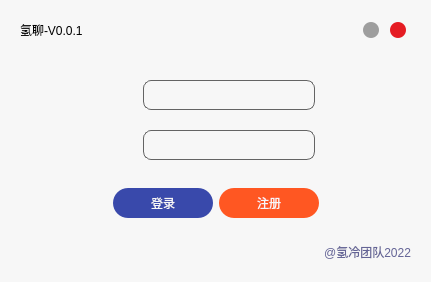
<?xml version="1.0" encoding="UTF-8"?>
<ui version="4.0">
 <class>Login</class>
 <widget class="QDialog" name="Login">
  <property name="geometry">
   <rect>
    <x>0</x>
    <y>0</y>
    <width>431</width>
    <height>282</height>
   </rect>
  </property>
  <property name="windowTitle">
   <string>Dialog</string>
  </property>
  <property name="styleSheet">
   <string notr="true">background:rgb(247,247,247);
border-radius:15px;
border:rgb(247,247,247);

</string>
  </property>
  <layout class="QGridLayout" name="gridLayout">
   <item row="0" column="0">
    <widget class="QFrame" name="frame">
     <property name="frameShape">
      <enum>QFrame::StyledPanel</enum>
     </property>
     <property name="frameShadow">
      <enum>QFrame::Raised</enum>
     </property>
     <layout class="QVBoxLayout" name="verticalLayout">
      <property name="spacing">
       <number>0</number>
      </property>
      <property name="leftMargin">
       <number>0</number>
      </property>
      <property name="topMargin">
       <number>0</number>
      </property>
      <property name="rightMargin">
       <number>0</number>
      </property>
      <property name="bottomMargin">
       <number>0</number>
      </property>
      <item>
       <widget class="QFrame" name="frame_2">
        <property name="sizePolicy">
         <sizepolicy hsizetype="Preferred" vsizetype="Maximum">
          <horstretch>0</horstretch>
          <verstretch>0</verstretch>
         </sizepolicy>
        </property>
        <property name="frameShape">
         <enum>QFrame::StyledPanel</enum>
        </property>
        <property name="frameShadow">
         <enum>QFrame::Raised</enum>
        </property>
        <layout class="QHBoxLayout" name="horizontalLayout">
         <item>
          <widget class="QLabel" name="label_5">
           <property name="text">
            <string>氢聊-V0.0.1</string>
           </property>
          </widget>
         </item>
         <item>
          <spacer name="horizontalSpacer">
           <property name="orientation">
            <enum>Qt::Horizontal</enum>
           </property>
           <property name="sizeHint" stdset="0">
            <size>
             <width>40</width>
             <height>16</height>
            </size>
           </property>
          </spacer>
         </item>
         <item>
          <widget class="QPushButton" name="pushButton_2">
           <property name="sizePolicy">
            <sizepolicy hsizetype="Fixed" vsizetype="Fixed">
             <horstretch>0</horstretch>
             <verstretch>0</verstretch>
            </sizepolicy>
           </property>
           <property name="maximumSize">
            <size>
             <width>16</width>
             <height>16</height>
            </size>
           </property>
           <property name="styleSheet">
            <string notr="true">QPushButton{
	background:#9e9e9e;
	border-radius:8px;
}

QPushButton:hover{
	background:#616161;
}

QPushButton:pressed{
	background:#616161;
}</string>
           </property>
           <property name="text">
            <string/>
           </property>
          </widget>
         </item>
         <item>
          <spacer name="horizontalSpacer_2">
           <property name="orientation">
            <enum>Qt::Horizontal</enum>
           </property>
           <property name="sizeType">
            <enum>QSizePolicy::Maximum</enum>
           </property>
           <property name="sizeHint" stdset="0">
            <size>
             <width>5</width>
             <height>20</height>
            </size>
           </property>
          </spacer>
         </item>
         <item>
          <widget class="QPushButton" name="pushButton">
           <property name="sizePolicy">
            <sizepolicy hsizetype="Fixed" vsizetype="Fixed">
             <horstretch>0</horstretch>
             <verstretch>0</verstretch>
            </sizepolicy>
           </property>
           <property name="maximumSize">
            <size>
             <width>16</width>
             <height>16</height>
            </size>
           </property>
           <property name="styleSheet">
            <string notr="true">QPushButton{
	background:#e51c23;
	border-radius:8px;
}

QPushButton:hover{
	background:#b0120a;
}

QPushButton:pressed{
	background:#b0120a;
}</string>
           </property>
           <property name="text">
            <string/>
           </property>
          </widget>
         </item>
         <item>
          <spacer name="horizontalSpacer_3">
           <property name="orientation">
            <enum>Qt::Horizontal</enum>
           </property>
           <property name="sizeType">
            <enum>QSizePolicy::Maximum</enum>
           </property>
           <property name="sizeHint" stdset="0">
            <size>
             <width>5</width>
             <height>20</height>
            </size>
           </property>
          </spacer>
         </item>
        </layout>
       </widget>
      </item>
      <item>
       <widget class="QFrame" name="frame_3">
        <property name="frameShape">
         <enum>QFrame::StyledPanel</enum>
        </property>
        <property name="frameShadow">
         <enum>QFrame::Raised</enum>
        </property>
        <layout class="QGridLayout" name="gridLayout_3">
         <item row="0" column="2">
          <spacer name="horizontalSpacer_9">
           <property name="orientation">
            <enum>Qt::Horizontal</enum>
           </property>
           <property name="sizeHint" stdset="0">
            <size>
             <width>71</width>
             <height>20</height>
            </size>
           </property>
          </spacer>
         </item>
         <item row="0" column="0">
          <spacer name="horizontalSpacer_8">
           <property name="orientation">
            <enum>Qt::Horizontal</enum>
           </property>
           <property name="sizeHint" stdset="0">
            <size>
             <width>72</width>
             <height>20</height>
            </size>
           </property>
          </spacer>
         </item>
         <item row="0" column="1">
          <widget class="QFrame" name="frame_4">
           <property name="frameShape">
            <enum>QFrame::StyledPanel</enum>
           </property>
           <property name="frameShadow">
            <enum>QFrame::Raised</enum>
           </property>
           <layout class="QVBoxLayout" name="verticalLayout_2">
            <item>
             <widget class="QFrame" name="frame_6">
              <property name="frameShape">
               <enum>QFrame::StyledPanel</enum>
              </property>
              <property name="frameShadow">
               <enum>QFrame::Raised</enum>
              </property>
              <layout class="QGridLayout" name="gridLayout_2">
               <item row="2" column="1">
                <widget class="QLabel" name="label_2">
                 <property name="sizePolicy">
                  <sizepolicy hsizetype="Fixed" vsizetype="Fixed">
                   <horstretch>0</horstretch>
                   <verstretch>0</verstretch>
                  </sizepolicy>
                 </property>
                 <property name="minimumSize">
                  <size>
                   <width>30</width>
                   <height>30</height>
                  </size>
                 </property>
                 <property name="maximumSize">
                  <size>
                   <width>30</width>
                   <height>30</height>
                  </size>
                 </property>
                 <property name="text">
                  <string/>
                 </property>
                 <property name="pixmap">
                  <pixmap resource="../../QingLiaoClient.qrc">:/Login/img/password.png</pixmap>
                 </property>
                 <property name="scaledContents">
                  <bool>true</bool>
                 </property>
                </widget>
               </item>
               <item row="0" column="1">
                <widget class="QLabel" name="label">
                 <property name="sizePolicy">
                  <sizepolicy hsizetype="Fixed" vsizetype="Fixed">
                   <horstretch>0</horstretch>
                   <verstretch>0</verstretch>
                  </sizepolicy>
                 </property>
                 <property name="minimumSize">
                  <size>
                   <width>30</width>
                   <height>30</height>
                  </size>
                 </property>
                 <property name="maximumSize">
                  <size>
                   <width>30</width>
                   <height>30</height>
                  </size>
                 </property>
                 <property name="text">
                  <string/>
                 </property>
                 <property name="pixmap">
                  <pixmap resource="../../QingLiaoClient.qrc">:/Login/img/user.png</pixmap>
                 </property>
                 <property name="scaledContents">
                  <bool>true</bool>
                 </property>
                </widget>
               </item>
               <item row="2" column="2">
                <widget class="QLineEdit" name="lineEdit_2">
                 <property name="sizePolicy">
                  <sizepolicy hsizetype="Expanding" vsizetype="Fixed">
                   <horstretch>0</horstretch>
                   <verstretch>0</verstretch>
                  </sizepolicy>
                 </property>
                 <property name="maximumSize">
                  <size>
                   <width>16777215</width>
                   <height>30</height>
                  </size>
                 </property>
                 <property name="styleSheet">
                  <string notr="true">border:1px solid rgb(100,100,100);
border-radius:8px;
</string>
                 </property>
                 <property name="frame">
                  <bool>true</bool>
                 </property>
                 <property name="echoMode">
                  <enum>QLineEdit::Password</enum>
                 </property>
                 <property name="alignment">
                  <set>Qt::AlignCenter</set>
                 </property>
                </widget>
               </item>
               <item row="0" column="3">
                <spacer name="horizontalSpacer_7">
                 <property name="orientation">
                  <enum>Qt::Horizontal</enum>
                 </property>
                 <property name="sizeType">
                  <enum>QSizePolicy::Fixed</enum>
                 </property>
                 <property name="sizeHint" stdset="0">
                  <size>
                   <width>30</width>
                   <height>20</height>
                  </size>
                 </property>
                </spacer>
               </item>
               <item row="1" column="2">
                <spacer name="verticalSpacer">
                 <property name="orientation">
                  <enum>Qt::Vertical</enum>
                 </property>
                 <property name="sizeType">
                  <enum>QSizePolicy::Fixed</enum>
                 </property>
                 <property name="sizeHint" stdset="0">
                  <size>
                   <width>20</width>
                   <height>10</height>
                  </size>
                 </property>
                </spacer>
               </item>
               <item row="0" column="2">
                <widget class="QLineEdit" name="lineEdit">
                 <property name="sizePolicy">
                  <sizepolicy hsizetype="Expanding" vsizetype="Fixed">
                   <horstretch>0</horstretch>
                   <verstretch>0</verstretch>
                  </sizepolicy>
                 </property>
                 <property name="maximumSize">
                  <size>
                   <width>16777215</width>
                   <height>30</height>
                  </size>
                 </property>
                 <property name="styleSheet">
                  <string notr="true">border:1px solid rgb(100,100,100);
border-radius:8px;
</string>
                 </property>
                 <property name="frame">
                  <bool>true</bool>
                 </property>
                 <property name="alignment">
                  <set>Qt::AlignCenter</set>
                 </property>
                </widget>
               </item>
               <item row="0" column="0">
                <spacer name="horizontalSpacer_6">
                 <property name="orientation">
                  <enum>Qt::Horizontal</enum>
                 </property>
                 <property name="sizeType">
                  <enum>QSizePolicy::Maximum</enum>
                 </property>
                 <property name="sizeHint" stdset="0">
                  <size>
                   <width>20</width>
                   <height>20</height>
                  </size>
                 </property>
                </spacer>
               </item>
              </layout>
             </widget>
            </item>
            <item>
             <widget class="QFrame" name="frame_5">
              <property name="sizePolicy">
               <sizepolicy hsizetype="Preferred" vsizetype="Maximum">
                <horstretch>0</horstretch>
                <verstretch>0</verstretch>
               </sizepolicy>
              </property>
              <property name="frameShape">
               <enum>QFrame::StyledPanel</enum>
              </property>
              <property name="frameShadow">
               <enum>QFrame::Raised</enum>
              </property>
              <layout class="QHBoxLayout" name="horizontalLayout_2">
               <item>
                <spacer name="horizontalSpacer_4">
                 <property name="orientation">
                  <enum>Qt::Horizontal</enum>
                 </property>
                 <property name="sizeHint" stdset="0">
                  <size>
                   <width>40</width>
                   <height>20</height>
                  </size>
                 </property>
                </spacer>
               </item>
               <item>
                <widget class="QPushButton" name="pushButton_3">
                 <property name="sizePolicy">
                  <sizepolicy hsizetype="Minimum" vsizetype="Maximum">
                   <horstretch>0</horstretch>
                   <verstretch>0</verstretch>
                  </sizepolicy>
                 </property>
                 <property name="minimumSize">
                  <size>
                   <width>100</width>
                   <height>30</height>
                  </size>
                 </property>
                 <property name="maximumSize">
                  <size>
                   <width>16777215</width>
                   <height>30</height>
                  </size>
                 </property>
                 <property name="styleSheet">
                  <string notr="true">QPushButton{
	background:#3949ab;
	border-radius:15px;
	color:rgb(247,247,247);
}

QPushButton:hover{
	background:#283593;
}

QPushButton:pressed{
	background:#283593;
}</string>
                 </property>
                 <property name="text">
                  <string>登录</string>
                 </property>
                </widget>
               </item>
               <item>
                <widget class="QPushButton" name="pushButton_4">
                 <property name="sizePolicy">
                  <sizepolicy hsizetype="Minimum" vsizetype="Maximum">
                   <horstretch>0</horstretch>
                   <verstretch>0</verstretch>
                  </sizepolicy>
                 </property>
                 <property name="minimumSize">
                  <size>
                   <width>100</width>
                   <height>30</height>
                  </size>
                 </property>
                 <property name="maximumSize">
                  <size>
                   <width>16777215</width>
                   <height>30</height>
                  </size>
                 </property>
                 <property name="styleSheet">
                  <string notr="true">QPushButton{
	background:#ff5722;
	border-radius:15px;
	color:rgb(247,247,247);
}

QPushButton:hover{
	background:#d84315;
}

QPushButton:pressed{
	background:#d84315;
}</string>
                 </property>
                 <property name="text">
                  <string>注册</string>
                 </property>
                </widget>
               </item>
               <item>
                <spacer name="horizontalSpacer_5">
                 <property name="orientation">
                  <enum>Qt::Horizontal</enum>
                 </property>
                 <property name="sizeHint" stdset="0">
                  <size>
                   <width>40</width>
                   <height>20</height>
                  </size>
                 </property>
                </spacer>
               </item>
              </layout>
             </widget>
            </item>
           </layout>
          </widget>
         </item>
         <item row="1" column="0" colspan="3">
          <widget class="QFrame" name="frame_7">
           <property name="sizePolicy">
            <sizepolicy hsizetype="Preferred" vsizetype="Maximum">
             <horstretch>0</horstretch>
             <verstretch>0</verstretch>
            </sizepolicy>
           </property>
           <property name="maximumSize">
            <size>
             <width>16777215</width>
             <height>20</height>
            </size>
           </property>
           <property name="frameShape">
            <enum>QFrame::StyledPanel</enum>
           </property>
           <property name="frameShadow">
            <enum>QFrame::Raised</enum>
           </property>
           <layout class="QHBoxLayout" name="horizontalLayout_3">
            <property name="spacing">
             <number>0</number>
            </property>
            <property name="leftMargin">
             <number>0</number>
            </property>
            <property name="topMargin">
             <number>0</number>
            </property>
            <property name="rightMargin">
             <number>0</number>
            </property>
            <property name="bottomMargin">
             <number>0</number>
            </property>
            <item>
             <widget class="QLabel" name="label_4">
              <property name="styleSheet">
               <string notr="true">color:#212121;</string>
              </property>
              <property name="text">
               <string/>
              </property>
             </widget>
            </item>
            <item>
             <widget class="QLabel" name="label_3">
              <property name="styleSheet">
               <string notr="true">color:rgb(100,100,150)</string>
              </property>
              <property name="text">
               <string>@氢冷团队2022</string>
              </property>
              <property name="alignment">
               <set>Qt::AlignRight|Qt::AlignTrailing|Qt::AlignVCenter</set>
              </property>
             </widget>
            </item>
           </layout>
          </widget>
         </item>
        </layout>
       </widget>
      </item>
     </layout>
    </widget>
   </item>
  </layout>
 </widget>
 <tabstops>
  <tabstop>lineEdit</tabstop>
  <tabstop>lineEdit_2</tabstop>
  <tabstop>pushButton_3</tabstop>
  <tabstop>pushButton_4</tabstop>
  <tabstop>pushButton_2</tabstop>
  <tabstop>pushButton</tabstop>
 </tabstops>
 <resources>
  <include location="../../QingLiaoClient.qrc"/>
 </resources>
 <connections/>
</ui>
